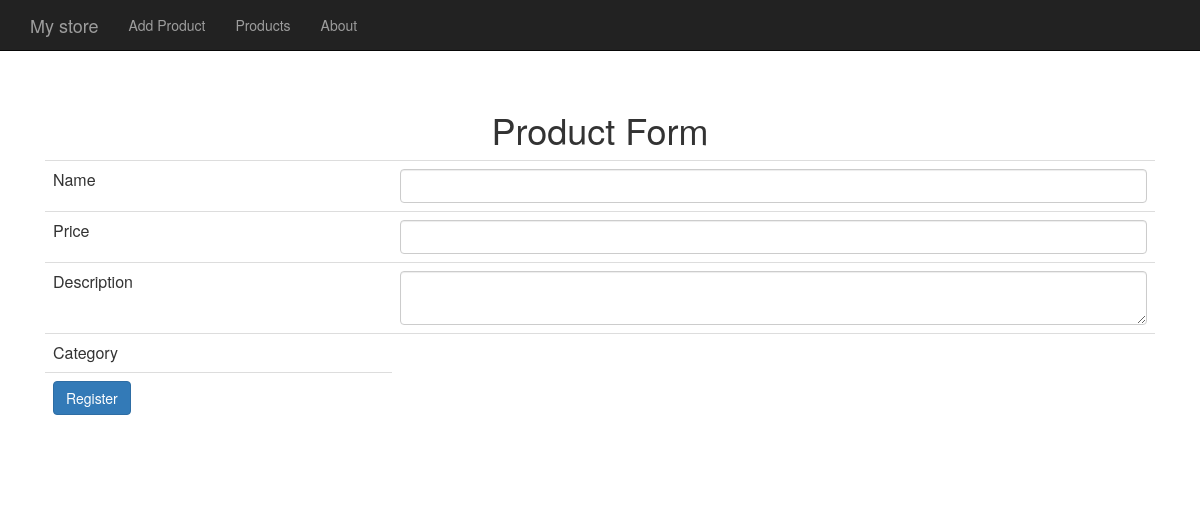
The page /product-form.php on the database as committed earlier.
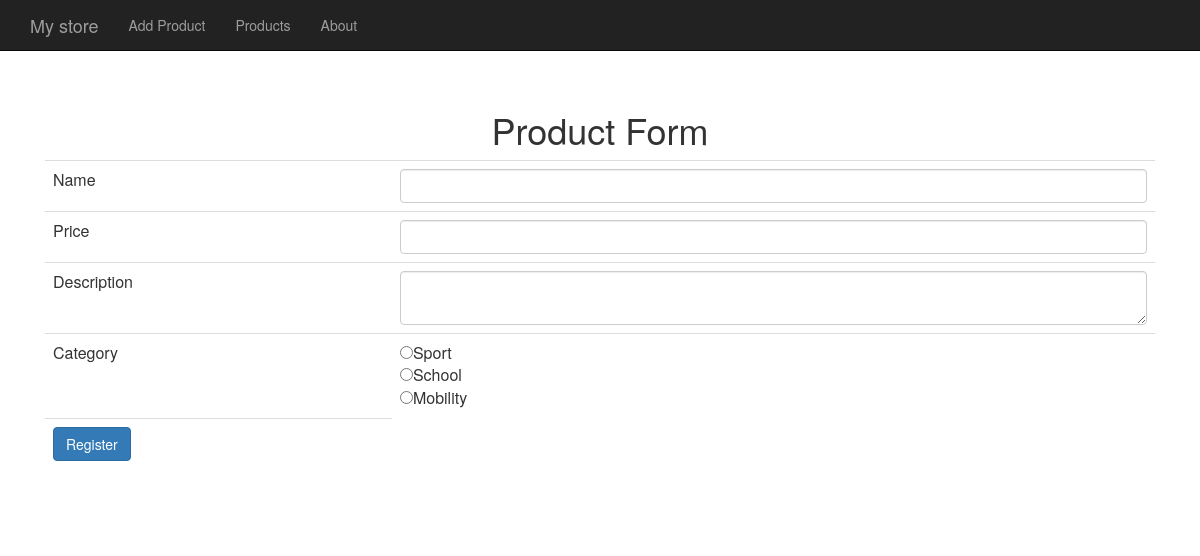
The same page on the database as committed later.
### tables this page shows
CREATE TABLE `categories` (
  `id` int(11) NOT NULL,
  `name` varchar(255) DEFAULT NULL
);

### db-category.php (called while the page is built)
<?php
function listCategories($connection) {
	$categories = [];
	$result = mysqli_query($connection, "select * from categories");
	while($category = mysqli_fetch_assoc($result)) {
		array_push($categories, $category);
	}
	return $categories;
}

### product-form.php (the view)
<?php include("header.php");
include("connect.php");
include("db-category.php");
$categories = listCategories($connection);
?>
	<h1>Product Form</h1>
	<form action="add-product.php" method="post">
		<table class="table">
			<tr>
				<td>Name</td>
				<td><input class="form-control" type="text" name="name"/></td>
			</tr>
			<tr>
				<td>Price</td>
				<td><input class="form-control" type="number" name="price"/></td>
			</tr>
			<tr>
				<td>Description</td>
				<td><textarea class="form-control" name="description"></textarea></td>
			</tr>
			<tr>
				<td>Category</td>
				<td>
					<?php foreach($categories as $category) : ?>
						<input type="radio" name="category_id" value="<?=$category['id']?>"><?=$category['name']?></br>
					<?php endforeach ?>
				</td>
			</tr>
			<tr>
				<td>
					<button class="btn btn-primary" type="submit">Register</button>
				</td>
			</tr>
		</table>
	</form>
<?php include("footer.php"); ?>

Rows that differ between the two databases and show on the page:
added categories: name "Sport"
added categories: name "School"
added categories: name "Mobility"
